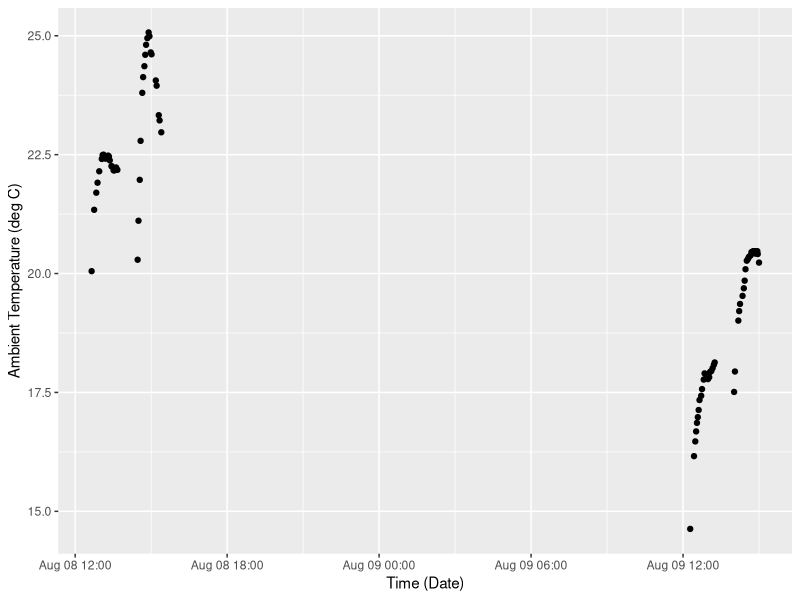
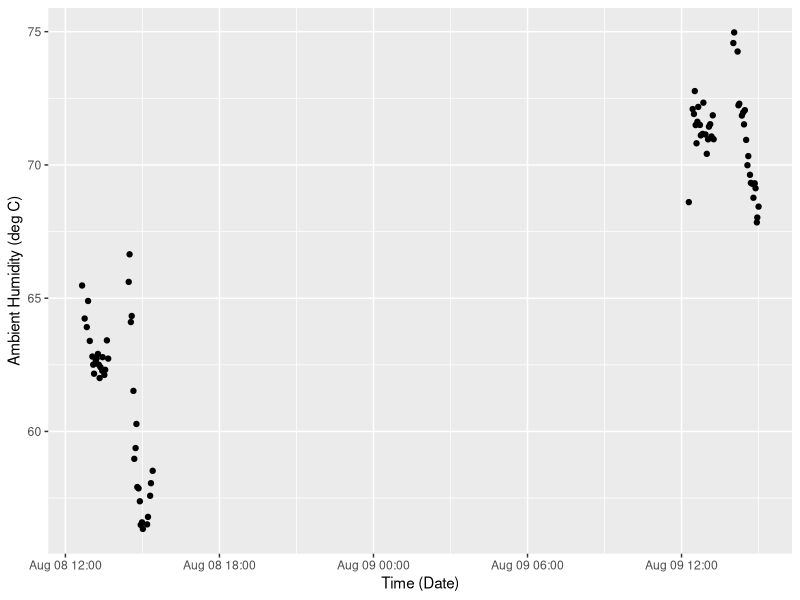
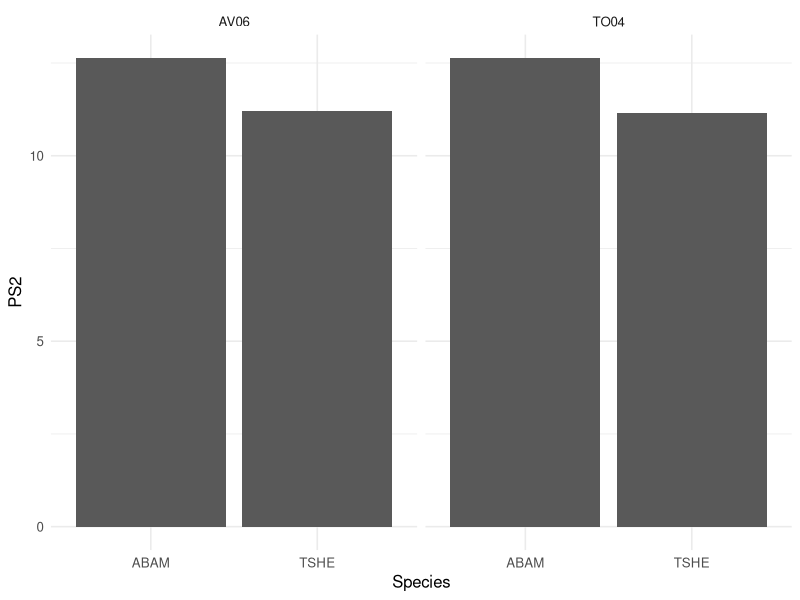
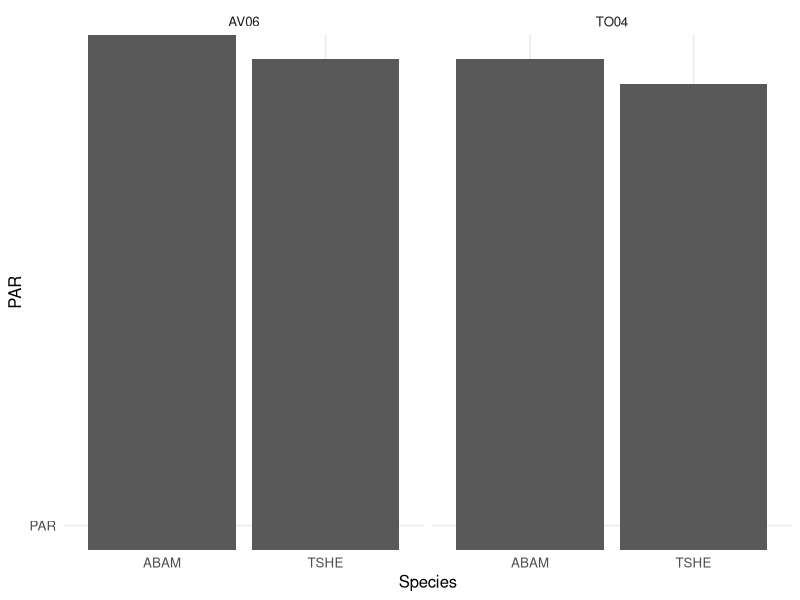
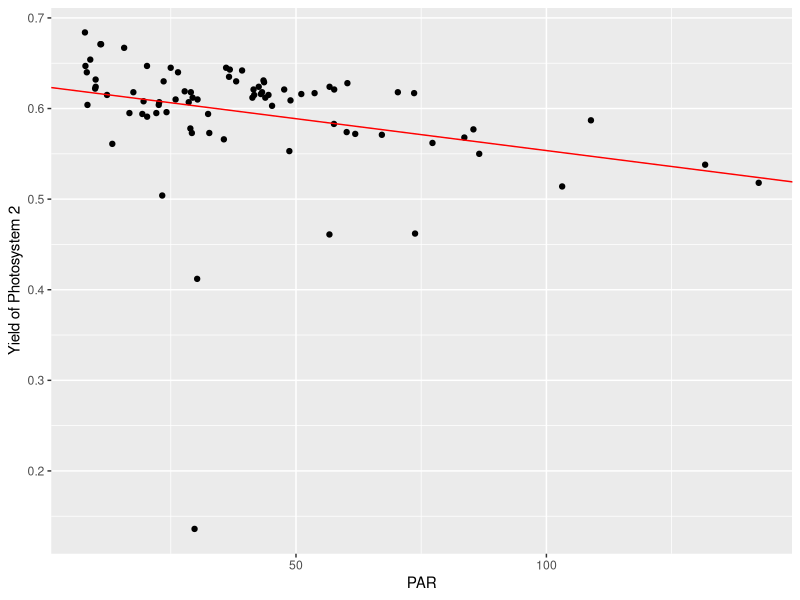
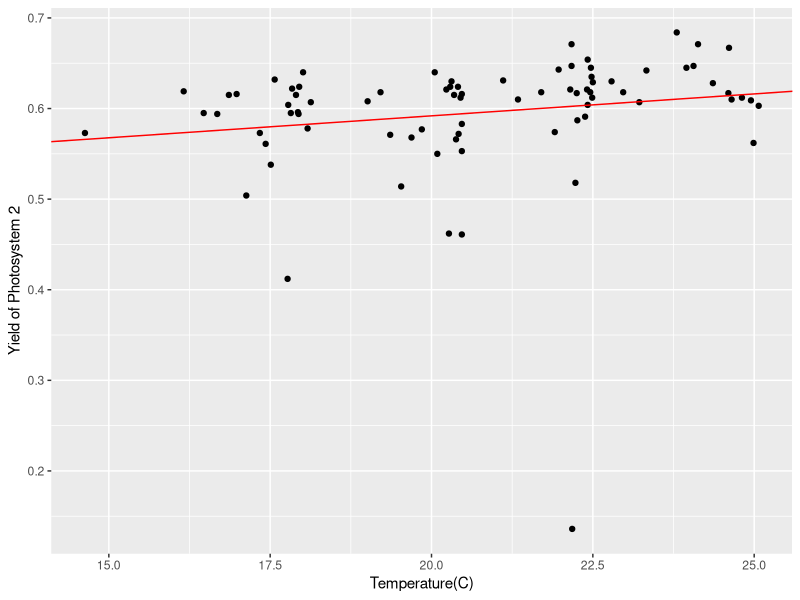
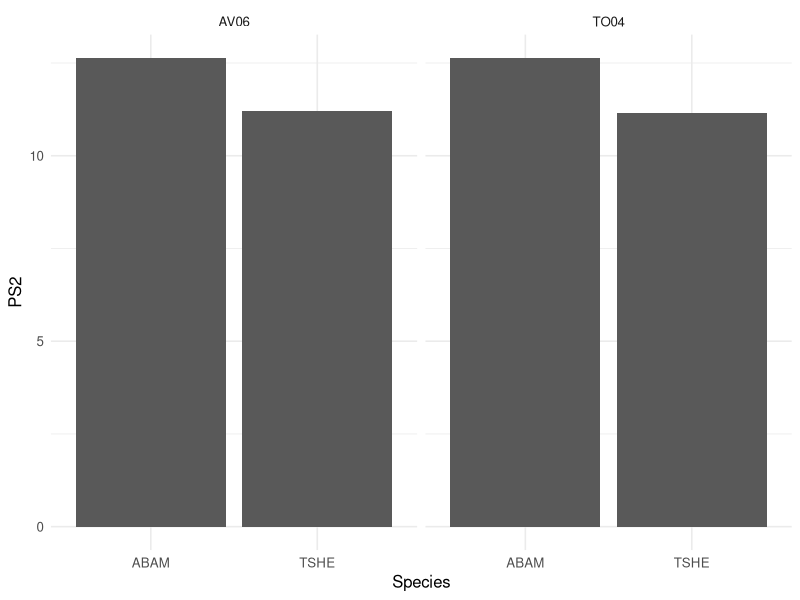
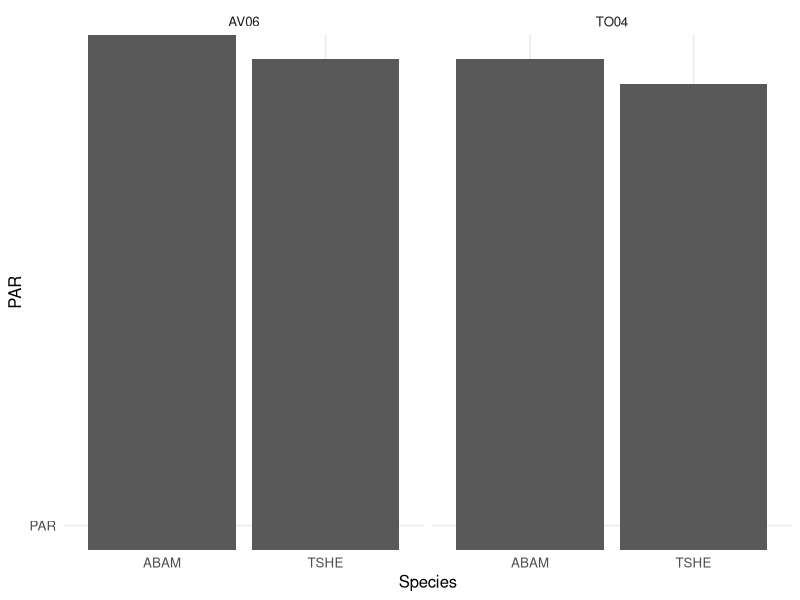

Recreate these plots in R, in order. (Note: this script raises an error after producing the figures.)
## ---- chunk 1
knitr::opts_chunk$set(echo = TRUE)
## ---- chunk 2
library(ggplot2)
library(readr)
library(magrittr)
library(lubridate)
library(tidyverse)
## ---- chunk 3
photosynq <- read_csv('./data/photosynq.csv')
summary(photosynq)
## ---- chunk 4
head(photosynq)
photosynq$localdate <- mdy(photosynq$Date)
photosynq$localdatetime  <- ymd_hms(paste(photosynq$localdate,photosynq$Time,sep = ' '))

## ---- chunk 5
photosynq %>% ggplot(aes(x=localdatetime,y=`Temperature`)) + geom_point() +
  labs(x="Time (Date)", y="Ambient Temperature (deg C)")

## ---- chunk 6
photosynq %>% ggplot(aes(x=localdatetime,y=`Humidity`)) + geom_point() +
  labs(x="Time (Date)", y="Ambient Humidity (deg C)")

## ---- chunk 7
photosynq %>% ggplot() + geom_bar(aes(x=Species,y=Phi2),stat = "identity") + facet_grid(.~Stand) +
  labs(x="Species",y="PS2") + theme_minimal(base_size = 12)
ggsave(filename = "figs/Species-comparisions.png",dpi = 300, width = 4, height = 4, units = "in")
## ---- chunk 8
photosynq %>% ggplot() + geom_bar(aes(x=Species,y='PAR'),stat = "identity") + facet_grid(.~Stand) +
  labs(x="Species",y="PAR") + theme_minimal(base_size = 12)
ggsave(filename = "figs/Species-comparisions-lightPAR.png",dpi = 300, width = 4, height = 4, units = "in")
## ---- chunk 9
t.test(photosynq[photosynq$Species=='ABAM',c('Phi2')]$Phi2,
       photosynq[photosynq$Species=='TSHE',c('Phi2')]$Phi2)
t.test(photosynq[photosynq$Stand=='TO04',c('Phi2')]$Phi2,
       photosynq[photosynq$Stand=='AV06',c('Phi2')]$Phi2)
t.test(photosynq[photosynq$Station=='CN01',c('Phi2')]$Phi2,
       photosynq[photosynq$Station=='TN01',c('Phi2')]$Phi2)

## ---- chunk 10
t.test(photosynq[photosynq$Species=='ABAM',c('NPQt')]$NPQt,
       photosynq[photosynq$Species=='TSHE',c('NPQt')]$NPQt)
t.test(photosynq[photosynq$Stand=='TO04',c('NPQt')]$NPQt,
       photosynq[photosynq$Stand=='AV06',c('NPQt')]$NPQt)
t.test(photosynq[photosynq$Station=='CN01',c('NPQt')]$NPQt,
       photosynq[photosynq$Station=='TN01',c('NPQt')]$NPQt)
## ---- chunk 11
t.test(photosynq[photosynq$Species=='ABAM',c('PAR')]$PAR,
       photosynq[photosynq$Species=='TSHE',c('PAR')]$PAR)
t.test(photosynq[photosynq$Stand=='TO04',c('PAR')]$PAR,
       photosynq[photosynq$Stand=='AV06',c('PAR')]$PAR)
t.test(photosynq[photosynq$Station=='CN01',c('PAR')]$PAR,
       photosynq[photosynq$Station=='TN01',c('PAR')]$PAR)
## ---- chunk 12
t.test(photosynq[photosynq$Species=='ABAM' & photosynq$Station=='CN01',c('PAR')]$PAR,
photosynq[photosynq$Species=='TSHE' & photosynq$Station=='CN01',c('PAR')]$PAR)
t.test(photosynq[photosynq$Species=='ABAM' & photosynq$Station=='TN01',c('PAR')]$PAR,
photosynq[photosynq$Species=='TSHE' & photosynq$Station=='TN01',c('PAR')]$PAR)
t.test(photosynq[photosynq$Species=='ABAM' & photosynq$Stand=='TO04',c('PAR')]$PAR,
photosynq[photosynq$Species=='TSHE' & photosynq$Stand=='TO04',c('PAR')]$PAR)
t.test(photosynq[photosynq$Species=='ABAM' & photosynq$Stand=='AV06',c('PAR')]$PAR,
photosynq[photosynq$Species=='TSHE' & photosynq$Stand=='AV06',c('PAR')]$PAR)
## ---- chunk 13
t.test(photosynq[photosynq$Species=='ABAM' & photosynq$Station=='CN01' & photosynq$Stand=='TO04',c('PAR')]$PAR,
photosynq[photosynq$Species=='TSHE' & photosynq$Station=='CN01' & photosynq$Stand=='TO04',c('PAR')]$PAR)
t.test(photosynq[photosynq$Species=='ABAM' & photosynq$Station=='TN01' & photosynq$Stand=='TO04',c('PAR')]$PAR,
photosynq[photosynq$Species=='TSHE' & photosynq$Station=='TN01' & photosynq$Stand=='TO04',c('PAR')]$PAR)
t.test(photosynq[photosynq$Species=='ABAM' & photosynq$Station=='CN01' & photosynq$Stand=='AV06',c('PAR')]$PAR,
photosynq[photosynq$Species=='TSHE' & photosynq$Station=='CN01' & photosynq$Stand=='AV06',c('PAR')]$PAR)
t.test(photosynq[photosynq$Species=='ABAM' & photosynq$Station=='TN01' & photosynq$Stand=='AV06',c('PAR')]$PAR,
photosynq[photosynq$Species=='TSHE' & photosynq$Station=='TN01' & photosynq$Stand=='AV06',c('PAR')]$PAR)
## ---- chunk 14
t.test(photosynq[photosynq$Species=='ABAM',c('Temperature')]$Temperature,
       photosynq[photosynq$Species=='TSHE',c('Temperature')]$Temperature)
t.test(photosynq[photosynq$Stand=='TO04',c('Temperature')]$Temperature,
       photosynq[photosynq$Stand=='AV06',c('Temperature')]$Temperature)
t.test(photosynq[photosynq$Station=='CN01',c('Temperature')]$Temperature,
       photosynq[photosynq$Station=='TN01',c('Temperature')]$Temperature)
## ---- chunk 15
model_linear1 <- lm(Phi2 ~ PAR, data = photosynq)
summary(model_linear1)
PAR_Phi2_intercept <- coef(model_linear1)[1]
PAR_Phi2_slope <- coef(model_linear1)[2]
## ---- chunk 16
ggplot(data = photosynq, aes(x=PAR,y=Phi2)) + geom_point() +
  labs(x="PAR", y="Yield of Photosystem 2") + geom_abline(intercept = PAR_Phi2_intercept, slope = PAR_Phi2_slope, color = 'red')
## ---- chunk 17
model_linear2 <- lm(Phi2 ~ Temperature, data = photosynq)
summary(model_linear2)
Temperature_Phi2_intercept <- coef(model_linear2)[1]
Temperature_Phi2_slope <- coef(model_linear2)[2]
## ---- chunk 18
ggplot(data = photosynq, aes(x=Temperature,y=Phi2)) + geom_point() +
  labs(x="Temperature(C)", y="Yield of Photosystem 2") + geom_abline(intercept = Temperature_Phi2_intercept, slope = Temperature_Phi2_slope, color = 'red')
## ---- chunk 19
model_linear3 <- lm(Phi2 ~ PAR, data = photosynq)
summary(model_linear3)
PAR_Phi2_intercept <- coef(model_linear3)[1]
PAR_Phi2_slope <- coef(model_linear3)[2]
## ---- chunk 20
t.test(photosynq[photosynq$Species=='ABAM',c('PhiNPQ')]$PhiNPQ,
       photosynq[photosynq$Species=='TSHE',c('PhiNPQ')]$PhiNPQ)
t.test(photosynq[photosynq$Stand=='TO04',c('PhiNPQ')]$PhiNPQ,
       photosynq[photosynq$Stand=='AV06',c('PhiNPQ')]$PhiNPQ)
t.test(photosynq[photosynq$Station=='CN01',c('PhiNPQ')]$PhiNPQ,
       photosynq[photosynq$Station=='TN01',c('PhiNPQ')]$PhiNPQ)
## ---- chunk 21
t.test(photosynq[photosynq$Species=='ABAM' & photosynq$Station=='CN01',c('PhiNPQ')]$PhiNPQ,
photosynq[photosynq$Species=='TSHE' & photosynq$Station=='CN01',c('PhiNPQ')]$PhiNPQ)
t.test(photosynq[photosynq$Species=='ABAM' & photosynq$Station=='TN01',c('PhiNPQ')]$PhiNPQ,
photosynq[photosynq$Species=='TSHE' & photosynq$Station=='TN01',c('PhiNPQ')]$PhiNPQ)
t.test(photosynq[photosynq$Species=='ABAM' & photosynq$Stand=='TO04',c('PhiNPQ')]$PhiNPQ,
photosynq[photosynq$Species=='TSHE' & photosynq$Stand=='TO04',c('PhiNPQ')]$PhiNPQ)
t.test(photosynq[photosynq$Species=='ABAM' & photosynq$Stand=='AV06',c('PhiNPQ')]$PhiNPQ,
photosynq[photosynq$Species=='TSHE' & photosynq$Stand=='AV06',c('PhiNPQ')]$PhiNPQ)

## ---- chunk 22
t.test(photosynq[photosynq$Species=='ABAM' & photosynq$Station=='CN01',c('PhiNO')]$PhiNO,
photosynq[photosynq$Species=='TSHE' & photosynq$Station=='CN01',c('PhiNO')]$PhiNO)
t.test(photosynq[photosynq$Species=='ABAM' & photosynq$Station=='TN01',c('PhiNO')]$PhiNO,
photosynq[photosynq$Species=='TSHE' & photosynq$Station=='TN01',c('PhiNO')]$PhiNO)
t.test(photosynq[photosynq$Species=='ABAM' & photosynq$Stand=='TO04',c('PhiNO')]$PhiNO,
photosynq[photosynq$Species=='TSHE' & photosynq$Stand=='TO04',c('PhiNO')]$PhiNO)
t.test(photosynq[photosynq$Species=='ABAM' & photosynq$Stand=='AV06',c('PhiNO')]$PhiNO,
photosynq[photosynq$Species=='TSHE' & photosynq$Stand=='AV06',c('PhiNO')]$PhiNO)
## ---- chunk 23
t.test(photosynq[photosynq$Species=='ABAM' & photosynq$Station=='CN01',]$NPQt,
photosynq[photosynq$Species=='TSHE' & photosynq$Station=='CN01',]$NPQt)
t.test(photosynq[photosynq$Species=='ABAM' & photosynq$Station=='TN01',]$NPQt,
photosynq[photosynq$Species=='TSHE' & photosynq$Station=='TN01',]$NPQt)
t.test(photosynq[photosynq$Species=='ABAM' & photosynq$Stand=='TO04',]$NPQt,
photosynq[photosynq$Species=='TSHE' & photosynq$Stand=='TO04',]$NPQt)
t.test(photosynq[photosynq$Species=='ABAM' & photosynq$Stand=='AV06',]$NPQt,
photosynq[photosynq$Species=='TSHE' & photosynq$Stand=='AV06',]$NPQt)

## ---- chunk 24
photosynq.TO04.TN01 <- subset(photosynq, Stand=="TO04", Station=="TN01")
photosynq.TO04.CN01 <- subset(photosynq, Stand=="TO04", Station=="CN01")
t.test(photosynq.TO04$Phi2~photosynq.TO04$Species)
